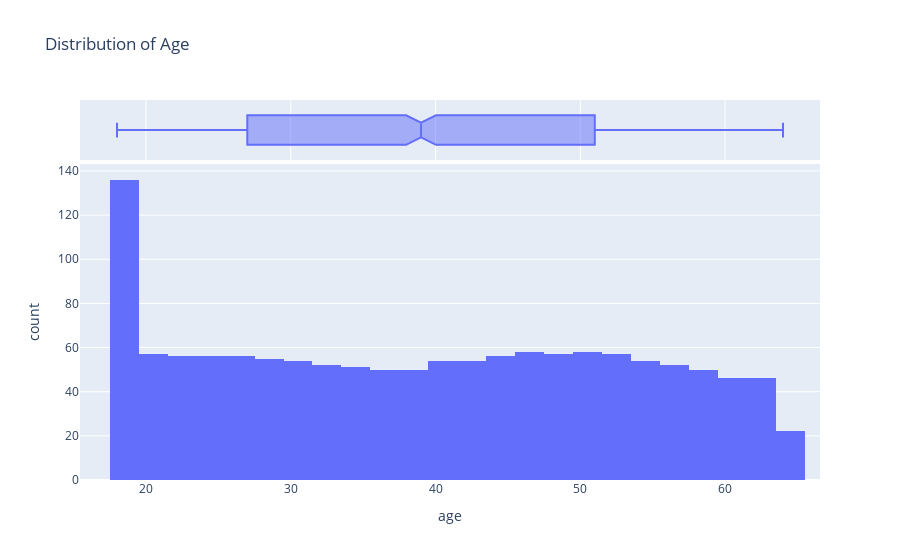
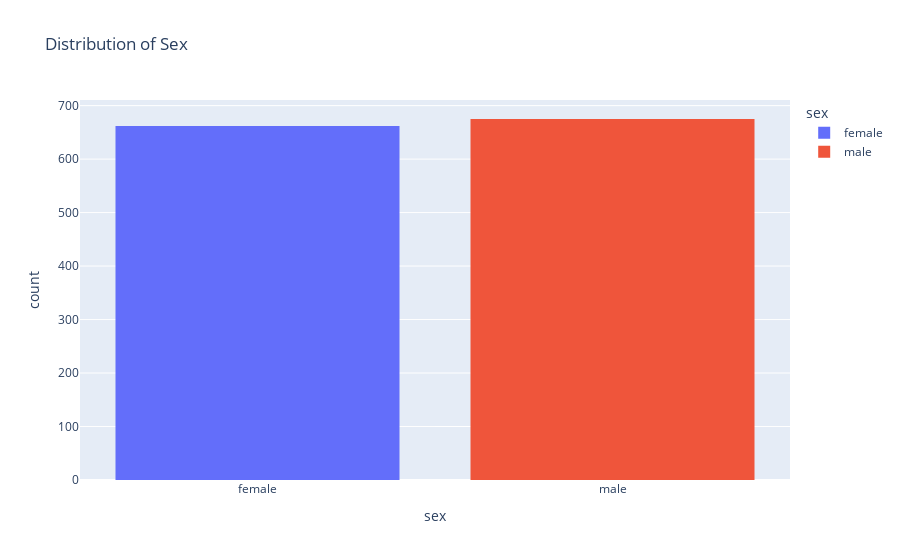
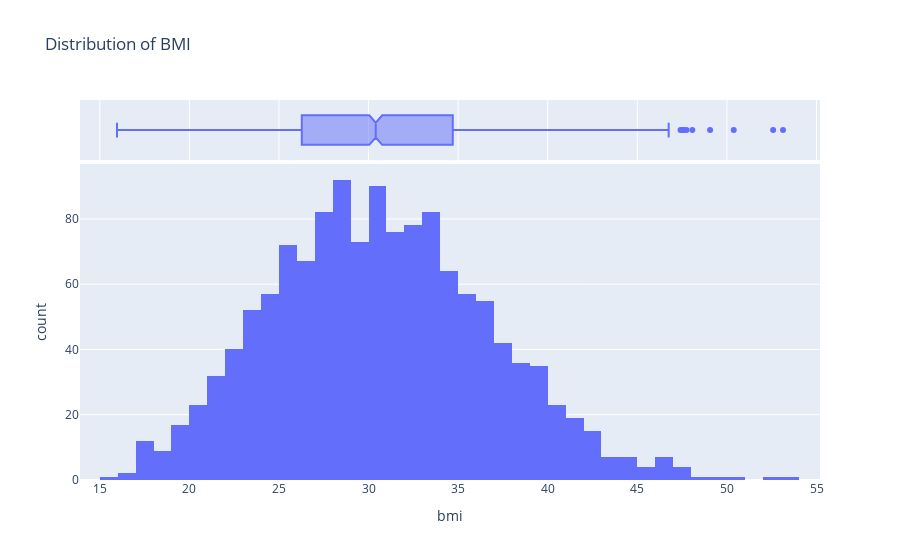
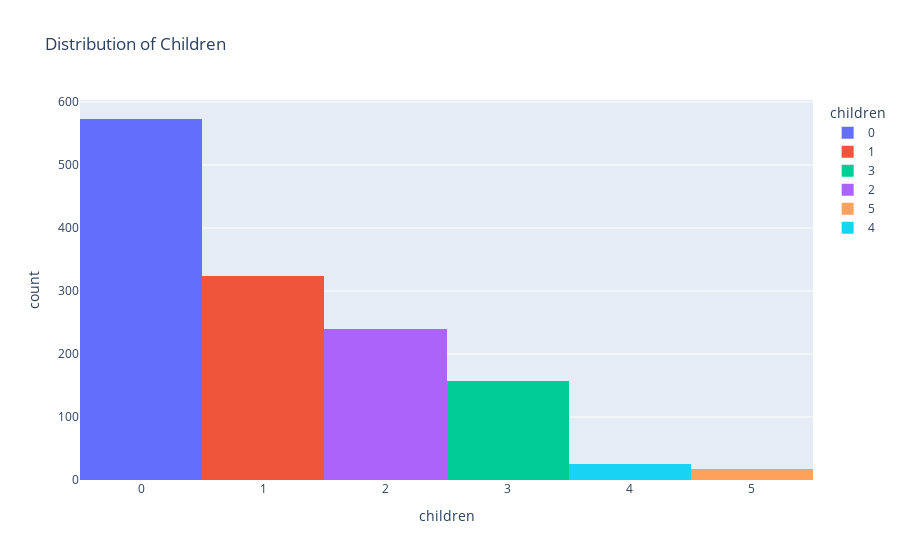

Notebook cell for these charts, in order:
### Markdown cell above
### Univariate Analysis:

### Code cell
#Create individual subplots

Distribution_age=px.histogram(data, x='age',marginal='box',title="Distribution of Age")
Distribution_age.show()
print("                     ")
print("----------------------")
print("                     ")
print ("The distribution of ages in the dataset is almost uniform, with 40-55 customers at every age,"
      "except for ages 18 and 19 , which seem to have more than twice customers as other ages.")
print("                     ")
print("----------------------")
print("                     ")
print("                     ")
Distribution_sex=px.histogram(data, x='sex',title="Distribution of Sex",color='sex')
Distribution_sex.show()
print("                     ")
print("----------------------")
print("                     ")
print("Insight:we have almost equal number of policyholders data in the dataset.")
print("                     ")
print("----------------------")
print("                     ")
Distribution_bmi=px.histogram(data, x='bmi',marginal='box',title="Distribution of BMI")
Distribution_bmi.show()
print("                     ")
print("----------------------")
print("                     ")
print("Insight:The measurements of body mass index seem to form a Gaussian distribution centered around the value 30.")
print("Distribution have few outliers towards the right.")
print("We will not handle the outliers since the values are relevant & represent policyholders who are obese.")
print("                     ")
print("----------------------")
print("                     ")
print("                     ")
Distribution_children=px.histogram(data, x='children',title="Distribution of Children",color='children')
Distribution_children.show()
print("                     ")
print("----------------------")
print("                     ")
print("Insight:we have more number of policyholders who have 0 children & policyhoders with 4-5 children are less in the dataset.")
print("                     ")
print("----------------------")
print("                     ")
Distribution_smoker=px.histogram(data, x='smoker',title="Distribution of Smoker",color='smoker')
Distribution_smoker.show()
print("                     ")
print("----------------------")
print("                     ")
print("Insight:we have more number of policyholders who are non-smokers.")
print("                     ")
print("----------------------")
print("                     ")
Distribution_region=px.histogram(data, x='region',title="Distribution of Region",color='region')
Distribution_region.show()
print("                     ")
print("----------------------")
print("                     ")
print("Insight:we have almost equal number of policyholders from all the 4 regions of the country US.")
print("                     ")
print("----------------------")
print("                     ")
Distribution_charges=px.histogram(data, x='charges',marginal='box',title="Distribution of Charges")
Distribution_charges.show()
print("                     ")
print("----------------------")
print("                     ")
print("Insight:we have more concentration(~50%) of policyholders who have insuarance charges ranging from 2k-14k.")
print("                     ")
print("----------------------")

### Figure 1 — Plotly figure (JSON) as saved in the notebook; plotly's stock layout.template omitted (floating-point values rounded to 4 significant figures; data arrays with more than 128 entries replaced by an {"elided": "..."} marker saying what was removed)
{"data": [{"alignmentgroup": "True", "bingroup": "x", "hovertemplate": "age=%{x}<br>count=%{y}<extra></extra>", "legendgroup": "", "marker": {"color": "#636efa", "pattern": {"shape": ""}}, "name": "", "offsetgroup": "", "orientation": "v", "showlegend": false, "type": "histogram", "x": {"elided": "1337 int values"}, "xaxis": "x", "yaxis": "y"}, {"alignmentgroup": "True", "hovertemplate": "age=%{x}<extra></extra>", "legendgroup": "", "marker": {"color": "#636efa"}, "name": "", "notched": true, "offsetgroup": "", "showlegend": false, "type": "box", "x": {"elided": "1337 int values"}, "xaxis": "x2", "yaxis": "y2"}], "layout": {"barmode": "relative", "legend": {"tracegroupgap": 0}, "title": {"text": "Distribution of Age"}, "xaxis": {"anchor": "y", "domain": [0, 1], "title": {"text": "age"}}, "xaxis2": {"anchor": "y2", "domain": [0, 1], "matches": "x", "showgrid": true, "showticklabels": false}, "yaxis": {"anchor": "x", "domain": [0, 0.8316], "title": {"text": "count"}}, "yaxis2": {"anchor": "x2", "domain": [0.8416, 1], "matches": "y2", "showgrid": false, "showline": false, "showticklabels": false, "ticks": ""}}}

### Figure 2 — Plotly figure (JSON) as saved in the notebook; plotly's stock layout.template omitted (floating-point values rounded to 4 significant figures; data arrays with more than 128 entries replaced by an {"elided": "..."} marker saying what was removed)
{"data": [{"alignmentgroup": "True", "bingroup": "x", "hovertemplate": "sex=%{x}<br>count=%{y}<extra></extra>", "legendgroup": "female", "marker": {"color": "#636efa", "pattern": {"shape": ""}}, "name": "female", "offsetgroup": "female", "orientation": "v", "showlegend": true, "type": "histogram", "x": {"elided": "662 str values"}, "xaxis": "x", "yaxis": "y"}, {"alignmentgroup": "True", "bingroup": "x", "hovertemplate": "sex=%{x}<br>count=%{y}<extra></extra>", "legendgroup": "male", "marker": {"color": "#EF553B", "pattern": {"shape": ""}}, "name": "male", "offsetgroup": "male", "orientation": "v", "showlegend": true, "type": "histogram", "x": {"elided": "675 str values"}, "xaxis": "x", "yaxis": "y"}], "layout": {"barmode": "relative", "legend": {"title": {"text": "sex"}, "tracegroupgap": 0}, "title": {"text": "Distribution of Sex"}, "xaxis": {"anchor": "y", "categoryarray": ["female", "male"], "categoryorder": "array", "domain": [0, 1], "title": {"text": "sex"}}, "yaxis": {"anchor": "x", "domain": [0, 1], "title": {"text": "count"}}}}

### Figure 3 — Plotly figure (JSON) as saved in the notebook; plotly's stock layout.template omitted (floating-point values rounded to 4 significant figures; data arrays with more than 128 entries replaced by an {"elided": "..."} marker saying what was removed)
{"data": [{"alignmentgroup": "True", "bingroup": "x", "hovertemplate": "bmi=%{x}<br>count=%{y}<extra></extra>", "legendgroup": "", "marker": {"color": "#636efa", "pattern": {"shape": ""}}, "name": "", "offsetgroup": "", "orientation": "v", "showlegend": false, "type": "histogram", "x": {"elided": "1337 float values"}, "xaxis": "x", "yaxis": "y"}, {"alignmentgroup": "True", "hovertemplate": "bmi=%{x}<extra></extra>", "legendgroup": "", "marker": {"color": "#636efa"}, "name": "", "notched": true, "offsetgroup": "", "showlegend": false, "type": "box", "x": {"elided": "1337 float values"}, "xaxis": "x2", "yaxis": "y2"}], "layout": {"barmode": "relative", "legend": {"tracegroupgap": 0}, "title": {"text": "Distribution of BMI"}, "xaxis": {"anchor": "y", "domain": [0, 1], "title": {"text": "bmi"}}, "xaxis2": {"anchor": "y2", "domain": [0, 1], "matches": "x", "showgrid": true, "showticklabels": false}, "yaxis": {"anchor": "x", "domain": [0, 0.8316], "title": {"text": "count"}}, "yaxis2": {"anchor": "x2", "domain": [0.8416, 1], "matches": "y2", "showgrid": false, "showline": false, "showticklabels": false, "ticks": ""}}}

### Figure 4 — Plotly figure (JSON) as saved in the notebook; plotly's stock layout.template omitted (floating-point values rounded to 4 significant figures; data arrays with more than 128 entries replaced by an {"elided": "..."} marker saying what was removed)
{"data": [{"alignmentgroup": "True", "bingroup": "x", "hovertemplate": "children=%{x}<br>count=%{y}<extra></extra>", "legendgroup": "0", "marker": {"color": "#636efa", "pattern": {"shape": ""}}, "name": "0", "offsetgroup": "0", "orientation": "v", "showlegend": true, "type": "histogram", "x": {"elided": "573 int values"}, "xaxis": "x", "yaxis": "y"}, {"alignmentgroup": "True", "bingroup": "x", "hovertemplate": "children=%{x}<br>count=%{y}<extra></extra>", "legendgroup": "1", "marker": {"color": "#EF553B", "pattern": {"shape": ""}}, "name": "1", "offsetgroup": "1", "orientation": "v", "showlegend": true, "type": "histogram", "x": {"elided": "324 int values"}, "xaxis": "x", "yaxis": "y"}, {"alignmentgroup": "True", "bingroup": "x", "hovertemplate": "children=%{x}<br>count=%{y}<extra></extra>", "legendgroup": "3", "marker": {"color": "#00cc96", "pattern": {"shape": ""}}, "name": "3", "offsetgroup": "3", "orientation": "v", "showlegend": true, "type": "histogram", "x": {"elided": "157 int values"}, "xaxis": "x", "yaxis": "y"}, {"alignmentgroup": "True", "bingroup": "x", "hovertemplate": "children=%{x}<br>count=%{y}<extra></extra>", "legendgroup": "2", "marker": {"color": "#ab63fa", "pattern": {"shape": ""}}, "name": "2", "offsetgroup": "2", "orientation": "v", "showlegend": true, "type": "histogram", "x": {"elided": "240 int values"}, "xaxis": "x", "yaxis": "y"}, {"alignmentgroup": "True", "bingroup": "x", "hovertemplate": "children=%{x}<br>count=%{y}<extra></extra>", "legendgroup": "5", "marker": {"color": "#FFA15A", "pattern": {"shape": ""}}, "name": "5", "offsetgroup": "5", "orientation": "v", "showlegend": true, "type": "histogram", "x": [5, 5, 5, 5, 5, 5, 5, 5, 5, 5, 5, 5, 5, 5, 5, 5, 5, 5], "xaxis": "x", "yaxis": "y"}, {"alignmentgroup": "True", "bingroup": "x", "hovertemplate": "children=%{x}<br>count=%{y}<extra></extra>", "legendgroup": "4", "marker": {"color": "#19d3f3", "pattern": {"shape": ""}}, "name": "4", "offsetgroup": "4", "orientation": "v", "showlegend": true, "type": "histogram", "x": [4, 4, 4, 4, 4, 4, 4, 4, 4, 4, 4, 4, 4, 4, 4, 4, 4, 4, 4, 4, 4, 4, 4, 4, 4], "xaxis": "x", "yaxis": "y"}], "layout": {"barmode": "relative", "legend": {"title": {"text": "children"}, "tracegroupgap": 0}, "title": {"text": "Distribution of Children"}, "xaxis": {"anchor": "y", "categoryarray": [0, 1, 3, 2, 5, 4], "categoryorder": "array", "domain": [0, 1], "title": {"text": "children"}}, "yaxis": {"anchor": "x", "domain": [0, 1], "title": {"text": "count"}}}}
